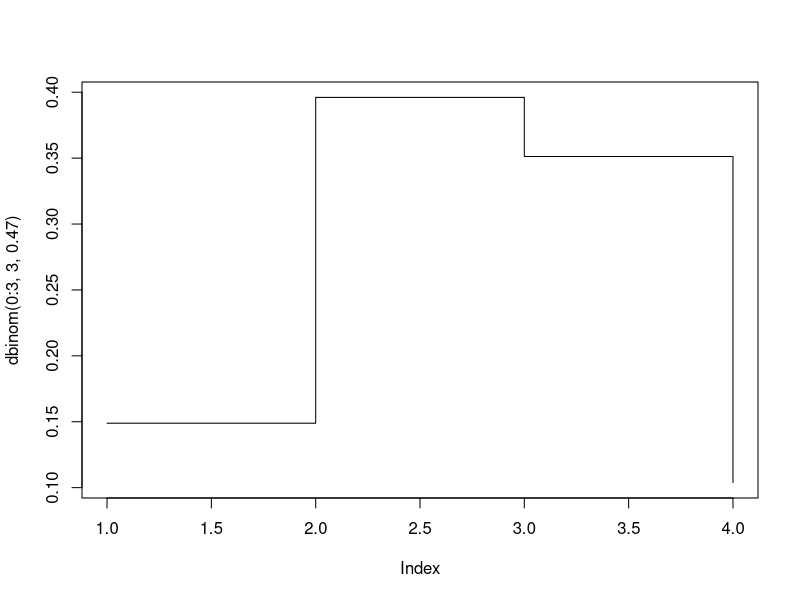
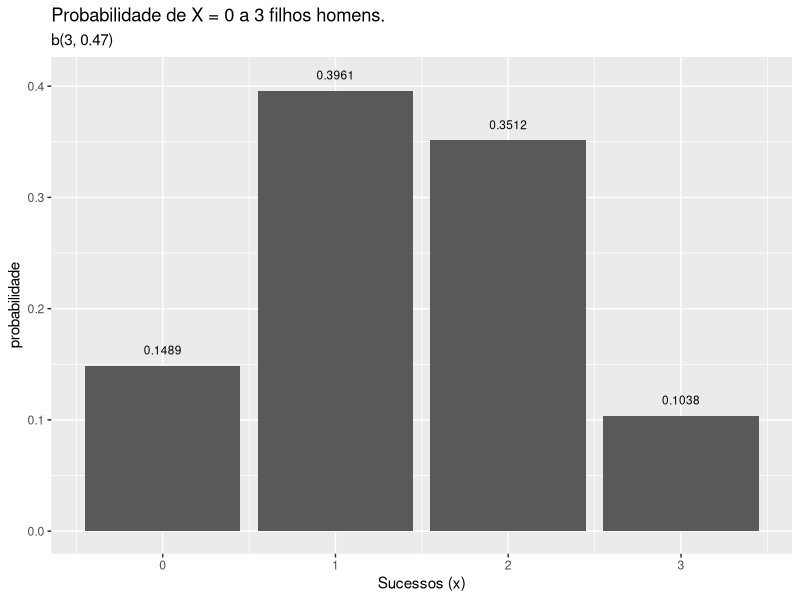
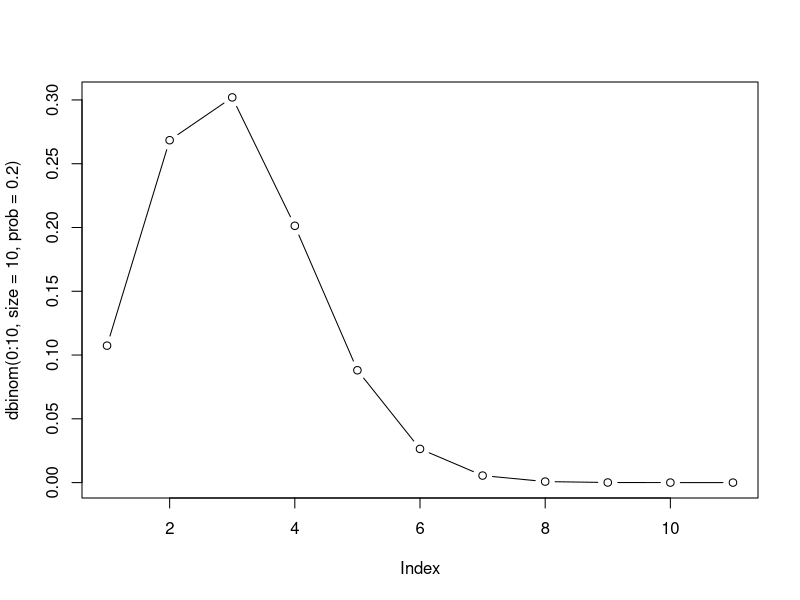
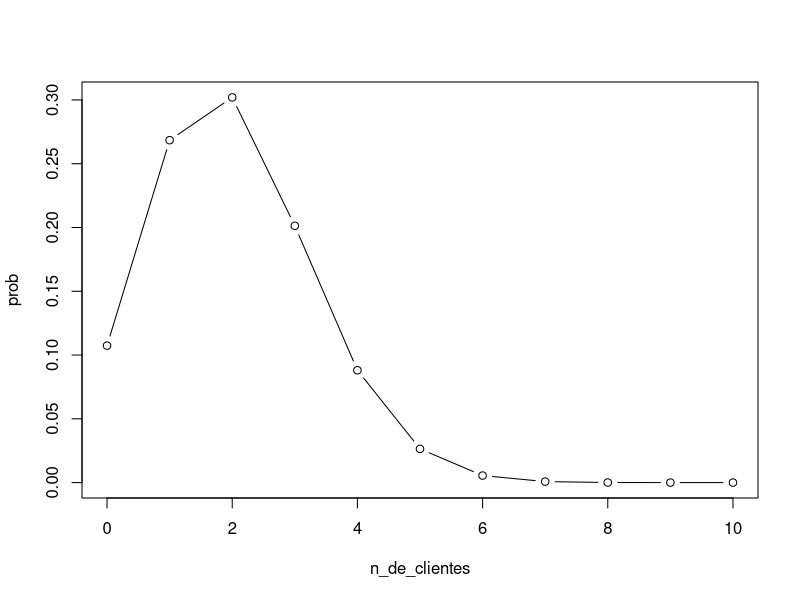
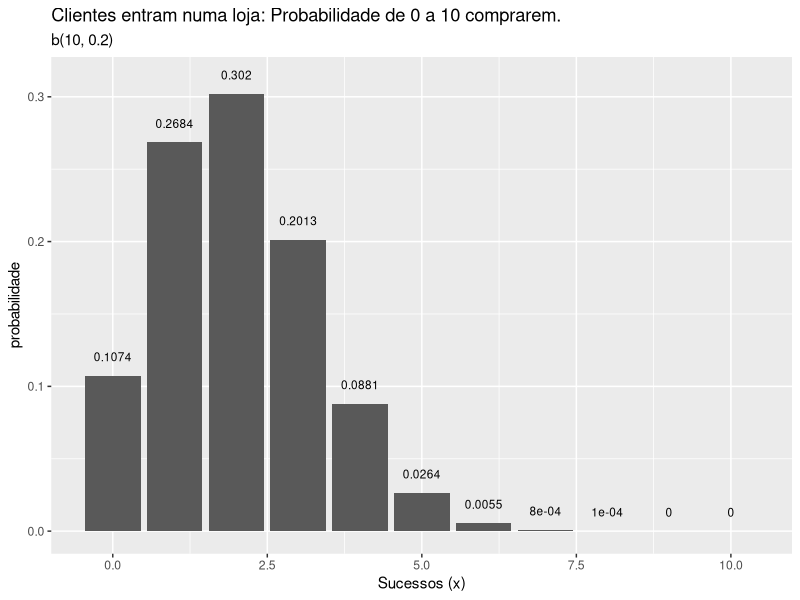
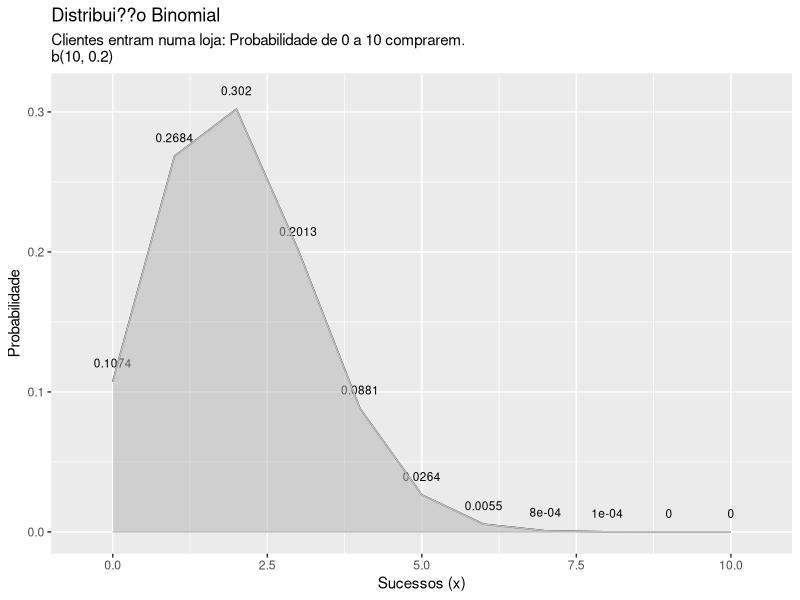
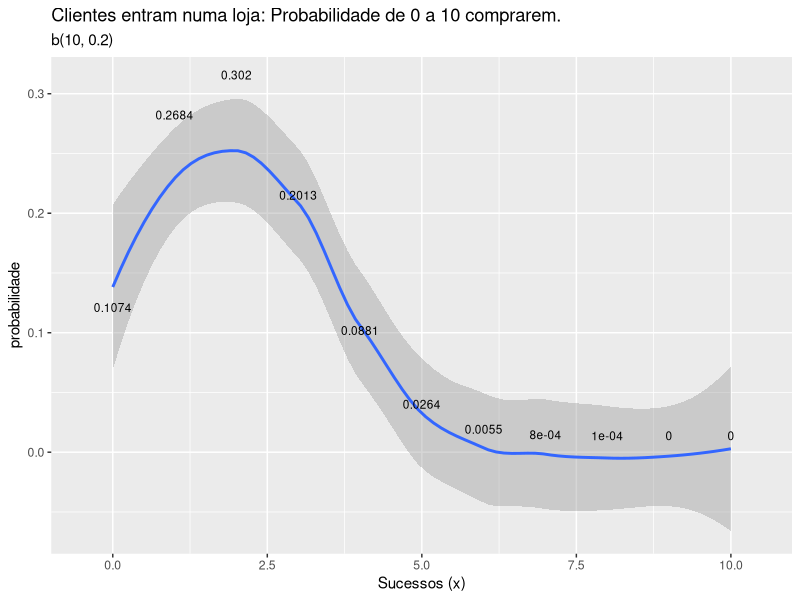
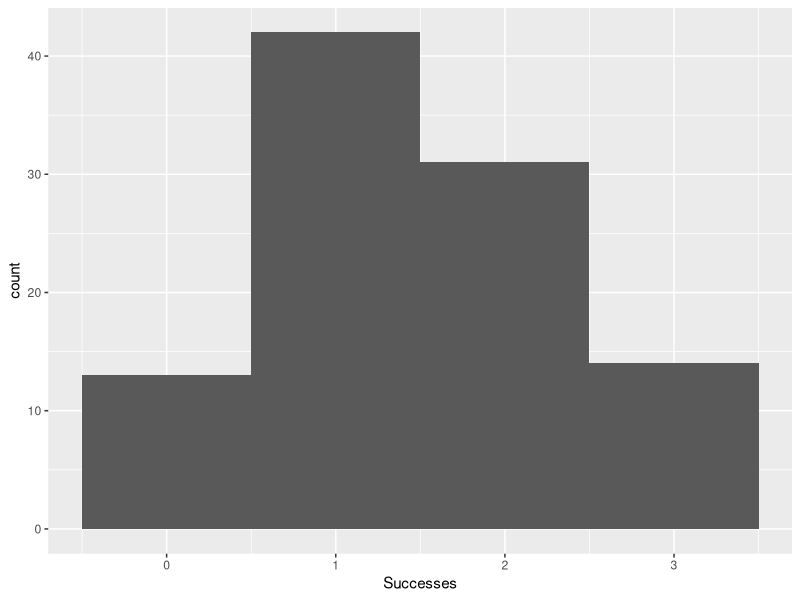

Here is the R script that generated these plots, in order:

#### DISTRIBUI??O BINOMIAL ###############################
# n = 3, p = 0.47 prob de nascer homem
#        q = 0.53 prob de nascer nao homem

dbinom_filhos <- data.frame(dbinom(0:3, size = 3, prob = 0.47)) #P(x=0) todos os filhos n?o homem entre 3
#dbinom(1, 3, 0.47) #P(x=1) 1 filho homem entre 3
#dbinom(2, 3, 0.47) #P(x=2) 2 filhos homem entre 3
#dbinom(3, 3, 0.47) #P(x=3) 3 filhos homem entre 3

#dbinom plot com r base
plot(dbinom(0:3, 3, 0.47), type = "s") #density
dbinom(2, 3, 0.47)
qbinom(0:3, 3, 0.53) #quantile function
rbinom(3, 1, 0.47) #random generation
#pbinom() #distribution function


df_dbinom_filhos <- data.frame(n_de_filhos = 0:3, prob = dbinom(0:3, 3, 0.47))




#USANDO GGPLOT2
library(tidyverse)
ggplot(data = df_dbinom_filhos, mapping = aes(x = n_de_filhos, y = prob)) +
  geom_col() +
  geom_text(aes(label = round(prob,4), y = prob + 0.01),
    position = position_dodge(0.9),
    size = 3,
    vjust = 0) +
  labs(title = "Probabilidade de X = 0 a 3 filhos homens.",
       subtitle = "b(3, 0.47)",
       x = "Sucessos (x)",
       y = "probabilidade") 


########### DISTRIBUICAO BINOMIAL ######################
# n = 10 clientes que entram na loja, p = 0.2 probabilidade de vender, q = 0.8 prob de nao vender

dbinom_clientes<- data.frame(n_de_clientes = 0:10, prob = dbinom(0:10, size = 10, prob = 0.2))

plot(dbinom(0:10, size = 10, prob = 0.2), type = "b")
plot(dbinom_clientes, type = "b")


#usando ggplot2
ggplot(data = dbinom_clientes, mapping = aes(x = n_de_clientes, y = prob)) +
  geom_col() +
  geom_text(aes(label = round(prob,4), y = prob + 0.01),
            position = position_dodge(0.9),
            size = 3,
            vjust = 0) +
  labs(title = "Clientes entram numa loja: Probabilidade de 0 a 10 comprarem.",
       subtitle = "b(10, 0.2)",
       x = "Sucessos (x)",
       y = "probabilidade") 




#usando linhas
ggplot(data = dbinom_clientes, mapping = aes(x = n_de_clientes, y = prob)) +
  geom_line() +
  geom_text(aes(label = round(prob,4), y = prob + 0.01),
            position = position_dodge(0.9),
            size = 3,
            vjust = 0) +
  labs(title = "Distribui??o Binomial",
       subtitle = "Clientes entram numa loja: Probabilidade de 0 a 10 comprarem.
b(10, 0.2)",
       x = "Sucessos (x)",
       y = "Probabilidade") +
  geom_ribbon(mapping = aes(ymax = prob, ymin = 0), color = "grey", fill = "grey70", alpha = 0.5)



#####smooth #### nao sei se ? correto usar
ggplot(data = dbinom_clientes, mapping = aes(x = n_de_clientes, y = prob)) +
  geom_smooth() +
  geom_text(aes(label = round(prob,4), y = prob + 0.01),
            position = position_dodge(0.9),
            size = 3,
            vjust = 0) +
  labs(title = "Clientes entram numa loja: Probabilidade de 0 a 10 comprarem.",
       subtitle = "b(10, 0.2)",
       x = "Sucessos (x)",
       y = "probabilidade") 

############################################ nada a ver #######################################
rbind()




binomData = data.frame(Successes = rbinom(100, 3, .47))
ggplot(binomData, aes(x = Successes)) + geom_histogram(binwidth = 1)



